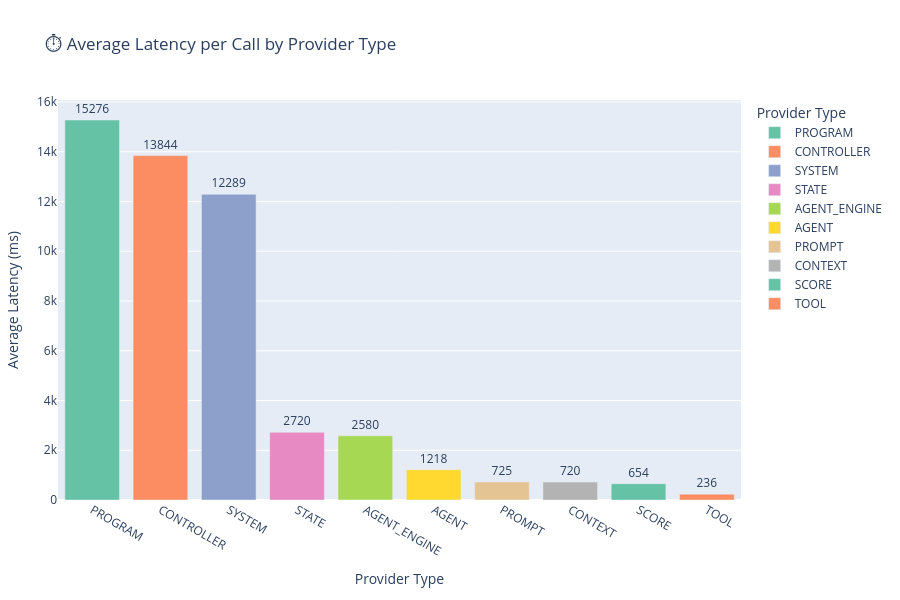

Write notebook code for a chart like this one.
### Markdown cell above
### ⏱️ Average Latency per Call by Provider Type

This bar chart displays the **average execution time per invocation** for each `provider_type`, providing a normalized view of performance cost.

#### 🧠 What this code does:
- Groups the log (`df`) by `provider_type`.
- Calculates:
  - **Total latency** (`sum`)
  - **Call count** (`count`)
  - **Average latency per call** (normalized by dividing total by count)
- Rounds the average values to **integers** for cleaner chart labels.
- Renders a **bar chart** with color-coded provider types using a consistent palette.

#### 🔍 What you're observing:
- This view accounts for how frequently a provider is called, exposing **per-call cost**.
- Helpful for spotting **low-frequency but expensive providers** (e.g., `agent_engine`) vs. **high-frequency lightweight tools**.
- Guides decisions around **caching**, **parallelization**, or **refactoring** based on execution efficiency.

Use this alongside total latency charts to balance **frequency** and **impact** across the system.

### Code cell
import plotly.express as px

# Truncate provider_type to the part after the last '.'
df['provider_type'] = df['provider_type'].apply(lambda x: x.split('.')[-1])

# Compute total latency and count
latency_stats = (
    df.groupby("provider_type")["latency_ms"]
    .agg(total_latency="sum", call_count="count")
    .reset_index()
)

# Calculate average latency per call
latency_stats["avg_latency_per_call"] = latency_stats["total_latency"] / latency_stats["call_count"]

# Convert label values to integers for display
latency_stats["avg_latency_label"] = latency_stats["avg_latency_per_call"].round().astype(int)

# Sort for visual clarity
latency_stats = latency_stats.sort_values("avg_latency_per_call", ascending=False)

# Plot
fig = px.bar(
    latency_stats,
    x="provider_type",
    y="avg_latency_per_call",
    text="avg_latency_label",
    title="⏱️ Average Latency per Call by Provider Type",
    labels={"provider_type": "Provider Type", "avg_latency_per_call": "Avg Latency (ms)"},
    color="provider_type",
    color_discrete_sequence=px.colors.qualitative.Set2
)
fig.update_traces(textposition="outside")

# Increase height and adjust margins for better space allocation
fig.update_layout(
    height=600,  # Increase height for more space
    margin=dict(t=100, b=100, l=50, r=50),  # Increase top margin
    xaxis_title="Provider Type", 
    yaxis_title="Average Latency (ms)"
)

fig.show()

### Figure 1 — Plotly figure (JSON) as saved in the notebook; plotly's stock layout.template omitted (floating-point values rounded to 4 significant figures)
{"data": [{"hovertemplate": "Provider Type=%{x}<br>Avg Latency (ms)=%{y}<br>avg_latency_label=%{text}<extra></extra>", "legendgroup": "PROGRAM", "marker": {"color": "rgb(102,194,165)", "pattern": {"shape": ""}}, "name": "PROGRAM", "orientation": "v", "showlegend": true, "text": [15280.0], "textposition": "outside", "type": "bar", "x": ["PROGRAM"], "xaxis": "x", "y": [15280.0], "yaxis": "y"}, {"hovertemplate": "Provider Type=%{x}<br>Avg Latency (ms)=%{y}<br>avg_latency_label=%{text}<extra></extra>", "legendgroup": "CONTROLLER", "marker": {"color": "rgb(252,141,98)", "pattern": {"shape": ""}}, "name": "CONTROLLER", "orientation": "v", "showlegend": true, "text": [13840.0], "textposition": "outside", "type": "bar", "x": ["CONTROLLER"], "xaxis": "x", "y": [13840.0], "yaxis": "y"}, {"hovertemplate": "Provider Type=%{x}<br>Avg Latency (ms)=%{y}<br>avg_latency_label=%{text}<extra></extra>", "legendgroup": "SYSTEM", "marker": {"color": "rgb(141,160,203)", "pattern": {"shape": ""}}, "name": "SYSTEM", "orientation": "v", "showlegend": true, "text": [12290.0], "textposition": "outside", "type": "bar", "x": ["SYSTEM"], "xaxis": "x", "y": [12290.0], "yaxis": "y"}, {"hovertemplate": "Provider Type=%{x}<br>Avg Latency (ms)=%{y}<br>avg_latency_label=%{text}<extra></extra>", "legendgroup": "STATE", "marker": {"color": "rgb(231,138,195)", "pattern": {"shape": ""}}, "name": "STATE", "orientation": "v", "showlegend": true, "text": [2720.0], "textposition": "outside", "type": "bar", "x": ["STATE"], "xaxis": "x", "y": [2720.0], "yaxis": "y"}, {"hovertemplate": "Provider Type=%{x}<br>Avg Latency (ms)=%{y}<br>avg_latency_label=%{text}<extra></extra>", "legendgroup": "AGENT_ENGINE", "marker": {"color": "rgb(166,216,84)", "pattern": {"shape": ""}}, "name": "AGENT_ENGINE", "orientation": "v", "showlegend": true, "text": [2580.0], "textposition": "outside", "type": "bar", "x": ["AGENT_ENGINE"], "xaxis": "x", "y": [2580.0], "yaxis": "y"}, {"hovertemplate": "Provider Type=%{x}<br>Avg Latency (ms)=%{y}<br>avg_latency_label=%{text}<extra></extra>", "legendgroup": "AGENT", "marker": {"color": "rgb(255,217,47)", "pattern": {"shape": ""}}, "name": "AGENT", "orientation": "v", "showlegend": true, "text": [1218.0], "textposition": "outside", "type": "bar", "x": ["AGENT"], "xaxis": "x", "y": [1218.0], "yaxis": "y"}, {"hovertemplate": "Provider Type=%{x}<br>Avg Latency (ms)=%{y}<br>avg_latency_label=%{text}<extra></extra>", "legendgroup": "PROMPT", "marker": {"color": "rgb(229,196,148)", "pattern": {"shape": ""}}, "name": "PROMPT", "orientation": "v", "showlegend": true, "text": [725.0], "textposition": "outside", "type": "bar", "x": ["PROMPT"], "xaxis": "x", "y": [725.0], "yaxis": "y"}, {"hovertemplate": "Provider Type=%{x}<br>Avg Latency (ms)=%{y}<br>avg_latency_label=%{text}<extra></extra>", "legendgroup": "CONTEXT", "marker": {"color": "rgb(179,179,179)", "pattern": {"shape": ""}}, "name": "CONTEXT", "orientation": "v", "showlegend": true, "text": [720.0], "textposition": "outside", "type": "bar", "x": ["CONTEXT"], "xaxis": "x", "y": [720.0], "yaxis": "y"}, {"hovertemplate": "Provider Type=%{x}<br>Avg Latency (ms)=%{y}<br>avg_latency_label=%{text}<extra></extra>", "legendgroup": "SCORE", "marker": {"color": "rgb(102,194,165)", "pattern": {"shape": ""}}, "name": "SCORE", "orientation": "v", "showlegend": true, "text": [654.0], "textposition": "outside", "type": "bar", "x": ["SCORE"], "xaxis": "x", "y": [654.3], "yaxis": "y"}, {"hovertemplate": "Provider Type=%{x}<br>Avg Latency (ms)=%{y}<br>avg_latency_label=%{text}<extra></extra>", "legendgroup": "TOOL", "marker": {"color": "rgb(252,141,98)", "pattern": {"shape": ""}}, "name": "TOOL", "orientation": "v", "showlegend": true, "text": [236.0], "textposition": "outside", "type": "bar", "x": ["TOOL"], "xaxis": "x", "y": [236.1], "yaxis": "y"}], "layout": {"barmode": "relative", "height": 600, "legend": {"title": {"text": "Provider Type"}, "tracegroupgap": 0}, "margin": {"b": 100, "l": 50, "r": 50, "t": 100}, "title": {"text": "⏱️ Average Latency per Call by Provider Type"}, "xaxis": {"anchor": "y", "categoryarray": ["PROGRAM", "CONTROLLER", "SYSTEM", "STATE", "AGENT_ENGINE", "AGENT", "PROMPT", "CONTEXT", "SCORE", "TOOL"], "categoryorder": "array", "domain": [0, 1], "title": {"text": "Provider Type"}}, "yaxis": {"anchor": "x", "domain": [0, 1], "title": {"text": "Average Latency (ms)"}}}}
